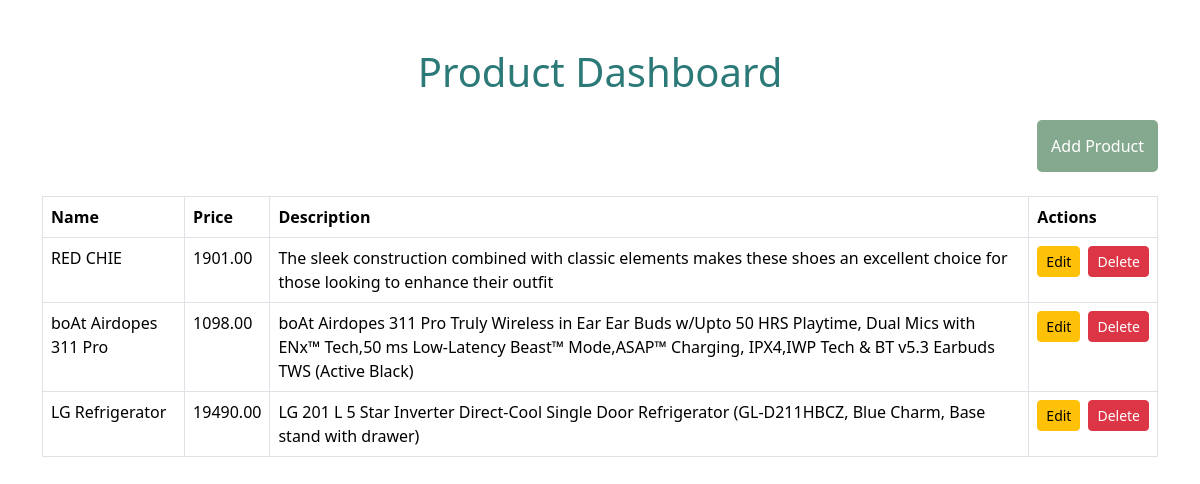
Page /dashboard.php on the committed database.
### tables this page shows
CREATE TABLE `products` (
  `id` int(11) NOT NULL,
  `name` varchar(255) NOT NULL,
  `description` text NOT NULL,
  `price` decimal(10,2) NOT NULL
);

### dashboard.php (the view, shortened to what this page needs)
<?php
require 'db/connection.php';
$sql = "SELECT * FROM products";
$result = $conn->query($sql);
?>
<!DOCTYPE html>
<html lang="en">
<head>
    <link href="https://cdn.jsdelivr.net/npm/bootstrap@5.3.3/dist/css/bootstrap.min.css" rel="stylesheet">
</head>
<body>
    <div class="container mt-5">
        <h1 class="text-center mb-4" style='color: #2b7a78;'>Product Dashboard</h1>
        <div class="text-end mb-4">
            <button style='background-color: #85A98F; border: none; border-radius: 5px; padding: 14px; color: white; font-weight: 500;' data-bs-toggle="modal" data-bs-target="#addProductModal">Add Product</button>
        </div>
        <table class="table table-bordered">
            <thead>
                <tr>
                    <th>Name</th>
                    <th>Price</th>
                    <th>Description</th>
                    <th>Actions</th>
                </tr>
            </thead>
            <tbody>
                <?php while ($row = $result->fetch_assoc()) { ?>
                    <tr>
                        <td><?php echo $row['name']; ?></td>
                        <td><?php echo $row['price']; ?></td>
                        <td><?php echo $row['description']; ?></td>
                        <td>
    <div class="d-flex justify-content-start">
        <button class="btn btn-warning btn-sm me-2" data-bs-toggle="modal" data-bs-target="#editModal" data-id="<?php echo $row['id']; ?>" data-name="<?php echo $row['name']; ?>" data-price="<?php echo $row['price']; ?>" data-description="<?php echo $row['description']; ?>">Edit</button>
        <a href="delete_product.php?id=<?php echo $row['id']; ?>" class="btn btn-danger btn-sm" onclick="return confirm('Are you sure you want to delete this product?')">Delete</a>
    </div>
</td>
                    </tr>
                <?php } ?>
            </tbody>
        </table>
    </div>
</body>
</html>

### rows in the picture
products: name "RED CHIE", price "1901.00", description "The sleek construction combined with classic elements makes these shoes an excellent choice for those looking to enhance their outfit"
products: name "boAt Airdopes 311 Pro", price "1098.00", description "boAt Airdopes 311 Pro Truly Wireless in Ear Ear Buds w/Upto 50 HRS Playtime, Dual Mics with ENx™ Tech,50 ms Low-Latency Beast™ Mode,ASAP™ Charging, IPX4,IWP Tech & BT v5.3 Earbuds TWS (Active Black)"
products: name "LG Refrigerator", price "19490.00", description "LG 201 L 5 Star Inverter Direct-Cool Single Door Refrigerator (GL-D211HBCZ, Blue Charm, Base stand with drawer)"
